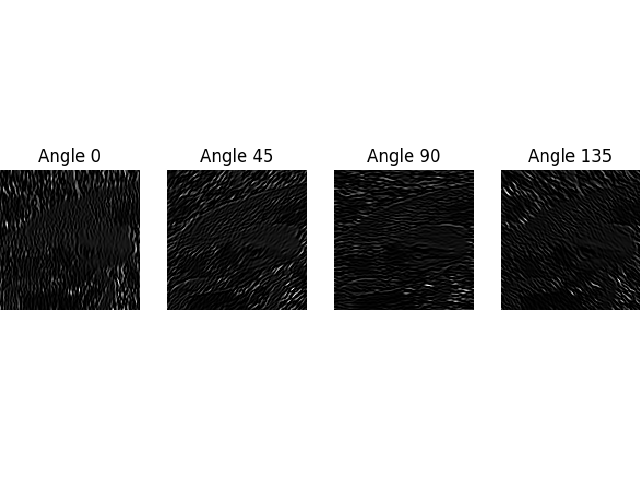

This figure's Python source:
import cv2
import numpy as np
import matplotlib.pyplot as plt

# Read image
img = cv2.imread("imori.jpg").astype(np.float32)
H, W, C = img.shape

# Otsu binary
## Grayscale
gray = 0.2126 * img[..., 2] + 0.7152 * img[..., 1] + 0.0722 * img[..., 0]
gray = gray.astype(np.uint8)

# Gabor
def gabor_f(k=111, s=10, g=1.2, l=10, p=0, A=0):
    d = k // 2

    gabor = np.zeros((k, k), dtype=np.float32)
    
    for y in range(k):
        for x in range(k):
            px = x - d
            py = y - d
            theta = A / 180. * np.pi
            _x = np.cos(theta) * px + np.sin(theta) * py
            _y = -np.sin(theta) * px + np.cos(theta) * py
            gabor[y, x] = np.exp(-(_x**2 + g**2 * _y**2) / (2 * s**2)) * np.cos(2*np.pi*_x/l + p)

    gabor /= np.sum(np.abs(gabor))

    return gabor

K_size = 11
Sigma = 1.5
Gamma = 1.2
Lambda = 3.
Psi = 0.

gray = np.pad(gray, (K_size//2, K_size//2), 'edge')

As = [0, 45, 90, 135]

plt.subplots_adjust(left=0, right=1, top=1, bottom=0, hspace=0, wspace=0.2)

for i, A in enumerate(As):
    gabor = gabor_f(k=K_size, s=Sigma, g=Gamma, l=Lambda, p=Psi, A=A)

    out = np.zeros((H, W), dtype=np.float32)
    
    for y in range(H):
        for x in range(W):
            out[y, x] = np.sum(gray[y:y+K_size, x:x+K_size] * gabor)

    out[out < 0] = 0
    out[out > 255] = 255
    
    plt.subplot(1, 4, i+1)
    plt.imshow(out, cmap='gray')
    plt.axis('off')
    plt.title("Angle "+str(A))

plt.savefig("out.png")
plt.show()

        

out = out.astype(np.uint8)
